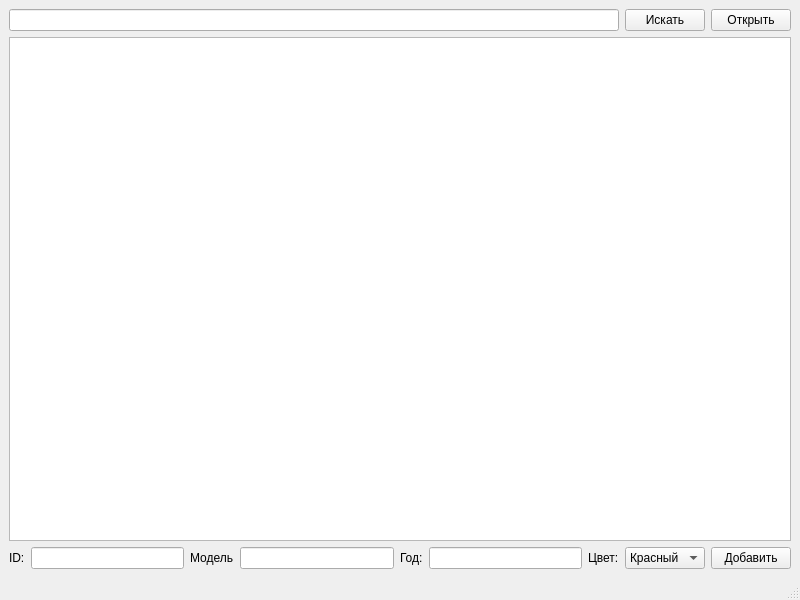
<?xml version="1.0" encoding="UTF-8"?>
<ui version="4.0">
 <class>MainWindow</class>
 <widget class="QMainWindow" name="MainWindow">
  <property name="geometry">
   <rect>
    <x>0</x>
    <y>0</y>
    <width>800</width>
    <height>600</height>
   </rect>
  </property>
  <property name="windowTitle">
   <string>MainWindow</string>
  </property>
  <widget class="QWidget" name="centralwidget">
   <layout class="QVBoxLayout" name="verticalLayout">
    <item>
     <layout class="QHBoxLayout" name="horizontalLayout">
      <item>
       <widget class="QLineEdit" name="editSearch">
        <property name="text">
         <string/>
        </property>
       </widget>
      </item>
      <item>
       <widget class="QPushButton" name="buttonFind">
        <property name="text">
         <string>Искать</string>
        </property>
       </widget>
      </item>
      <item>
       <widget class="QPushButton" name="openButton">
        <property name="text">
         <string>Открыть</string>
        </property>
       </widget>
      </item>
     </layout>
    </item>
    <item>
     <widget class="MyBrowser" name="textBrowser"/>
    </item>
    <item>
     <layout class="QHBoxLayout" name="horizontalLayout_2">
      <item>
       <widget class="QLabel" name="ID">
        <property name="text">
         <string>ID:</string>
        </property>
       </widget>
      </item>
      <item>
       <widget class="QLineEdit" name="editID"/>
      </item>
      <item>
       <widget class="QLabel" name="Model">
        <property name="text">
         <string>Модель</string>
        </property>
       </widget>
      </item>
      <item>
       <widget class="QLineEdit" name="editModel"/>
      </item>
      <item>
       <widget class="QLabel" name="Year">
        <property name="text">
         <string>Год:</string>
        </property>
       </widget>
      </item>
      <item>
       <widget class="QLineEdit" name="editYear"/>
      </item>
      <item>
       <widget class="QLabel" name="label">
        <property name="text">
         <string>Цвет:</string>
        </property>
       </widget>
      </item>
      <item>
       <widget class="QComboBox" name="comboColor">
        <item>
         <property name="text">
          <string>Красный</string>
         </property>
        </item>
        <item>
         <property name="text">
          <string>Зеленый</string>
         </property>
        </item>
        <item>
         <property name="text">
          <string>Синий</string>
         </property>
        </item>
        <item>
         <property name="text">
          <string>Черный</string>
         </property>
        </item>
       </widget>
      </item>
      <item>
       <widget class="QPushButton" name="buttonAdd">
        <property name="text">
         <string>Добавить</string>
        </property>
       </widget>
      </item>
     </layout>
    </item>
   </layout>
  </widget>
  <widget class="QMenuBar" name="menubar">
   <property name="geometry">
    <rect>
     <x>0</x>
     <y>0</y>
     <width>800</width>
     <height>26</height>
    </rect>
   </property>
  </widget>
  <widget class="QStatusBar" name="statusbar"/>
 </widget>
 <customwidgets>
  <customwidget>
   <class>MyBrowser</class>
   <extends>QTextBrowser</extends>
   <header>mybrowser.h</header>
  </customwidget>
 </customwidgets>
 <resources/>
 <connections>
  <connection>
   <sender>buttonFind</sender>
   <signal>clicked()</signal>
   <receiver>MainWindow</receiver>
   <slot>findCars()</slot>
   <hints>
    <hint type="sourcelabel">
     <x>600</x>
     <y>66</y>
    </hint>
    <hint type="destinationlabel">
     <x>642</x>
     <y>32</y>
    </hint>
   </hints>
  </connection>
  <connection>
   <sender>buttonAdd</sender>
   <signal>clicked()</signal>
   <receiver>MainWindow</receiver>
   <slot>addCars()</slot>
   <hints>
    <hint type="sourcelabel">
     <x>737</x>
     <y>546</y>
    </hint>
    <hint type="destinationlabel">
     <x>714</x>
     <y>572</y>
    </hint>
   </hints>
  </connection>
  <connection>
   <sender>openButton</sender>
   <signal>clicked()</signal>
   <receiver>MainWindow</receiver>
   <slot>openCars()</slot>
   <hints>
    <hint type="sourcelabel">
     <x>698</x>
     <y>48</y>
    </hint>
    <hint type="destinationlabel">
     <x>733</x>
     <y>34</y>
    </hint>
   </hints>
  </connection>
 </connections>
 <slots>
  <slot>findCars()</slot>
  <slot>addCars()</slot>
  <slot>openCars()</slot>
 </slots>
</ui>
